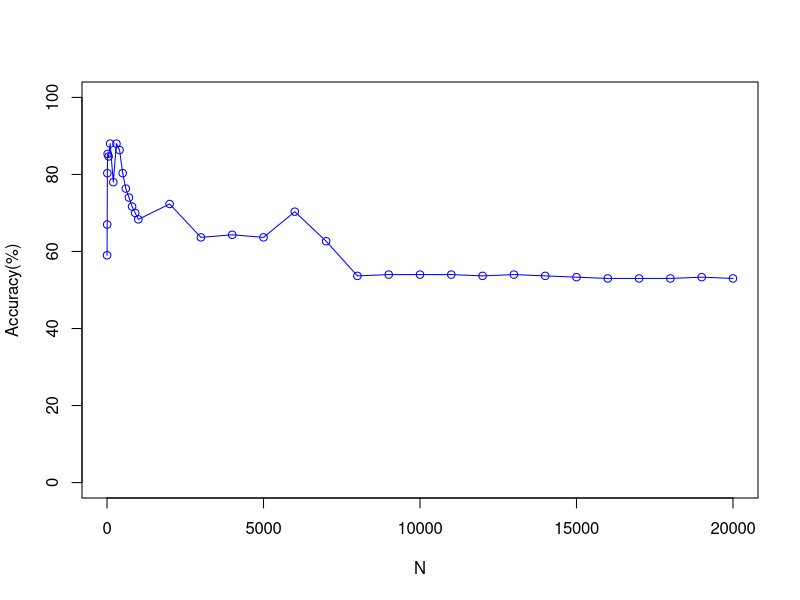

Write the R code that produced this figure.
# Author : G Asish Kumar*/
# Description: Plot that shows the comparison of Accuracy vs No of Top features Selected for 
# 			   S2Noise having K=1 and With Normalisation of the features 

 x <- c(1, 5, 10, 20, 50, 100, 200, 300, 400, 500, 600, 700, 800, 900, 1000, 2000, 3000, 4000, 5000, 6000, 7000, 8000, 9000, 10000, 11000, 12000, 13000, 14000, 15000, 16000, 17000, 18000, 19000, 20000)
 y <- c(59,
67,
80.33333333,
85.33333333,
84.66666667,
88,
78,
88,
86.33333333,
80.33333333,
76.33333333,
74,
71.66666667,
70,
68.33333333,
72.33333333,
63.66666667,
64.33333333,
63.66666667,
70.33333333,
62.66666667,
53.66666667,
54,
54,
54,
53.66666667,
54,
53.66666667,
53.33333333,
53,
53,
53,
53.33333333,
53)
 plot(x, y, type='o', pch=1, col="blue", xlab="N", ylab="Accuracy(%)", ylim=c(0, 100), xlim=c(0,20000))